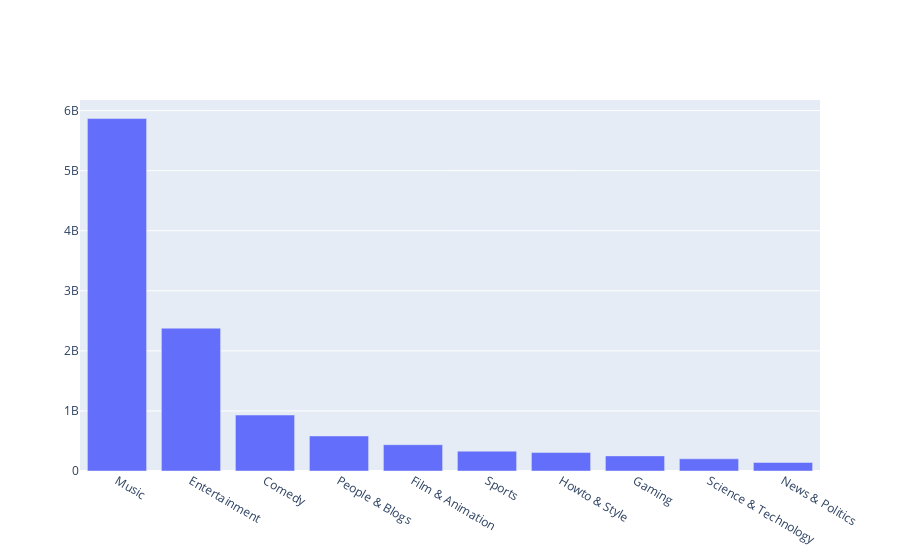

The notebook cell this image was saved under:
### Markdown cell above
The top 3 most liked categories are:
- Music
- Entertainment
- Comedy

### Code cell
import plotly.graph_objs as go
from plotly.offline import iplot

bar_plot = go.Bar(x=cat_likes['category_name'][:10] , y=cat_likes['likes'][:10])
iplot([bar_plot])

### Figure 1 — Plotly figure (JSON) as saved in the notebook; plotly's stock layout.template omitted (floating-point values rounded to 4 significant figures)
{"data": [{"type": "bar", "x": ["Music", "Entertainment", "Comedy", "People & Blogs", "Film & Animation", "Sports", "Howto & Style", "Gaming", "Science & Technology", "News & Politics"], "y": [5867826278, 2377832055, 931444449, 583368312, 437611281, 330258769, 306753785, 251765515, 203111636, 142013256]}], "layout": {}}
